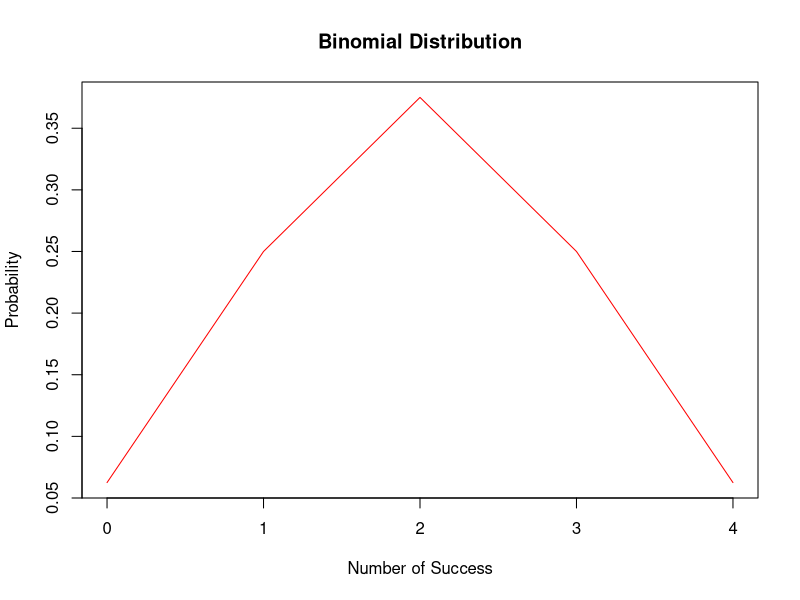
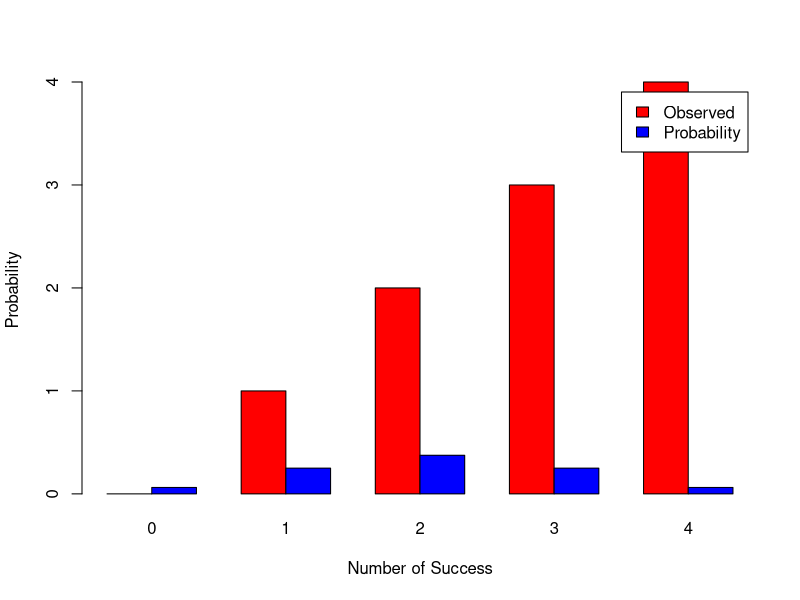
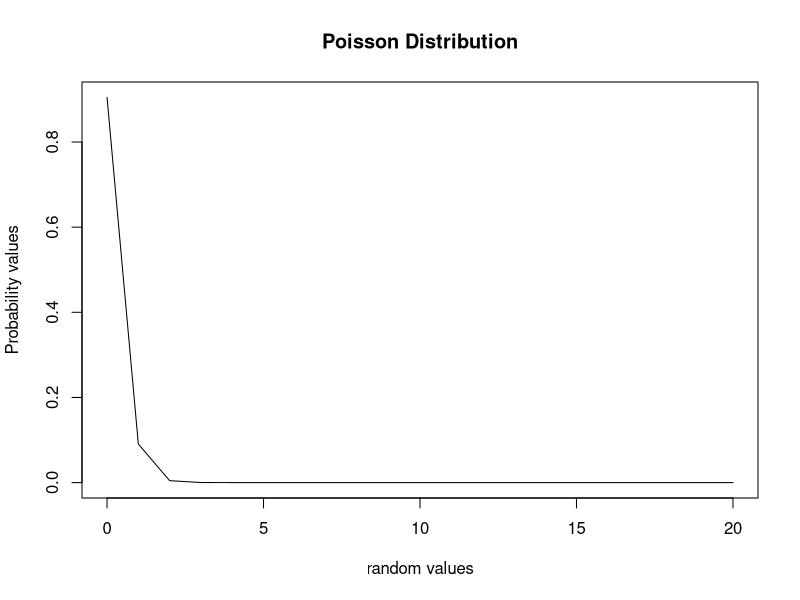
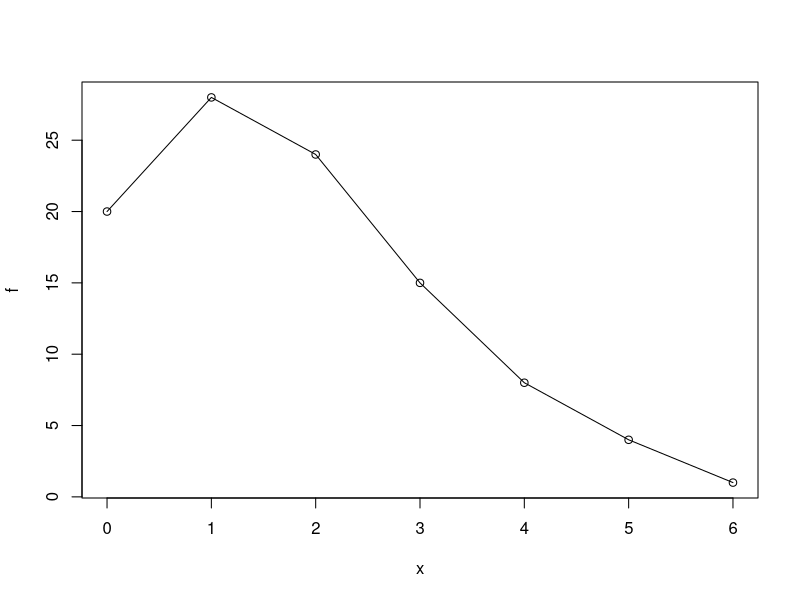
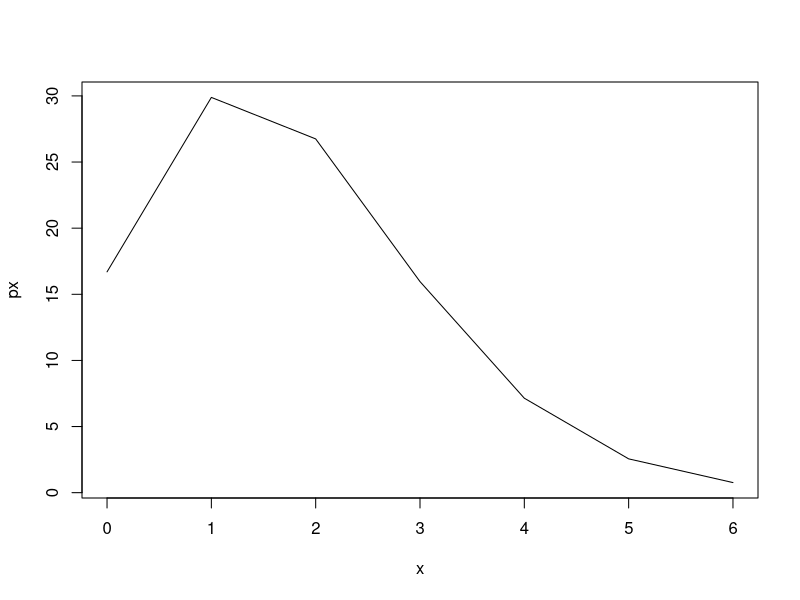
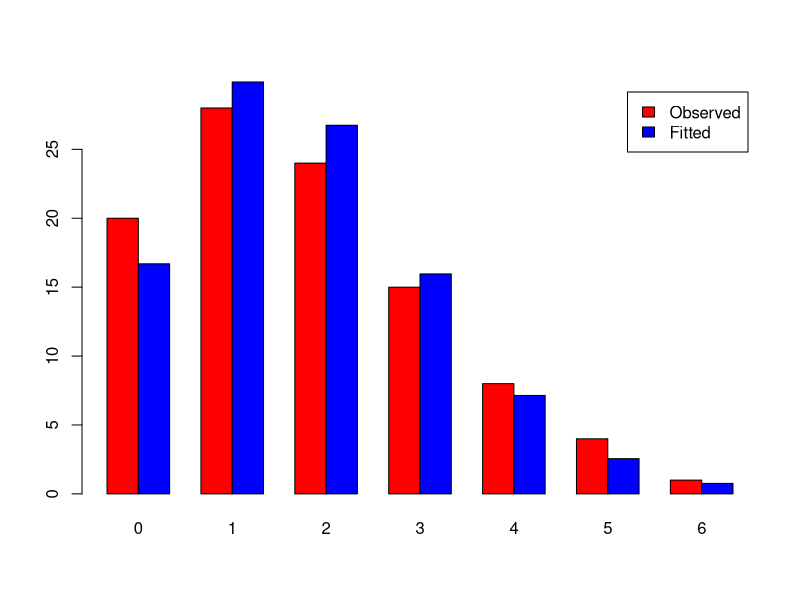

The R script that drew these images, in order:


# n <- 4
# p <- 0.5
# 
# dp2=dbinom(2,n,p);
# dp2
# 
# #at least two head
# at_least_two=1-pbinom(1,n,p) # till a particular value
# at_least_two
# 
# #to get the entire distribution 
# input = 0:n
# input
# 
# px=dbinom(input,n,p)
# px
# 
# expected_value= weighted.mean(value,input)
# expected_value
# 
# var= weighted.mean(input^2, px) - px^2;# here the x(input) is squared 
# var_2=var(input,px)
# var
# var_2
# 
# 
# plot(input,px, col="red", type="l")
# 
# #now the poisson probability now 
#   
# x <- 0:6
# f <- c(20, 28, 24, 15, 8, 4, 1) 
# lambda=weighted.mean(x,f)
# n <- sum(f)
# 
# px= dpois(x,lambda)
# expected= px* n;
# expected 
# 
# result <- data.frame(x=x, frequency=f, probabiltiy=px, expected=expected)
# result
# 
# barplot(rbind(f,expected),beside=TRUE, names.arg=x , col=c("red","blue"))
# 

# BINOMIAL DISTRIBUTION

n <- 4
p <- 0.5

x <- 0:n

observed <- c(0, 1, 2, 3, 4)

px <- dbinom(x, n, p)

plot(x, px,
     type = "l",
     col = "red",
     main = "Binomial Distribution",
     xlab = "Number of Success",
     ylab = "Probability")

barplot(rbind(observed, px),
        names.arg = x,
        col = c("red", "blue"),
        beside = TRUE,
        legend.text = c("Observed", "Probability"),
        xlab = "Number of Success",
        ylab = "Probability")




















random_values <- 0:20

lambda <- 0.1

probability_values <- dpois(random_values, lambda)

plot(random_values, probability_values,
     type = "l",
     main = "Poisson Distribution",
     xlab = "random values",
     ylab = "Probability values")


x <- 0:6
f <- c(20, 28, 24, 15, 8, 4, 1) 

plot(x,f,type ="o")
n=sum(f)

lambda=weighted.mean(x,f);
px=dpois(x,lambda)*n
plot(x,px,type="l")

barplot(rbind(f,px),names.arg=x, beside=TRUE ,col=c("red","blue"), legend.text= c("Observed", "Fitted"))
